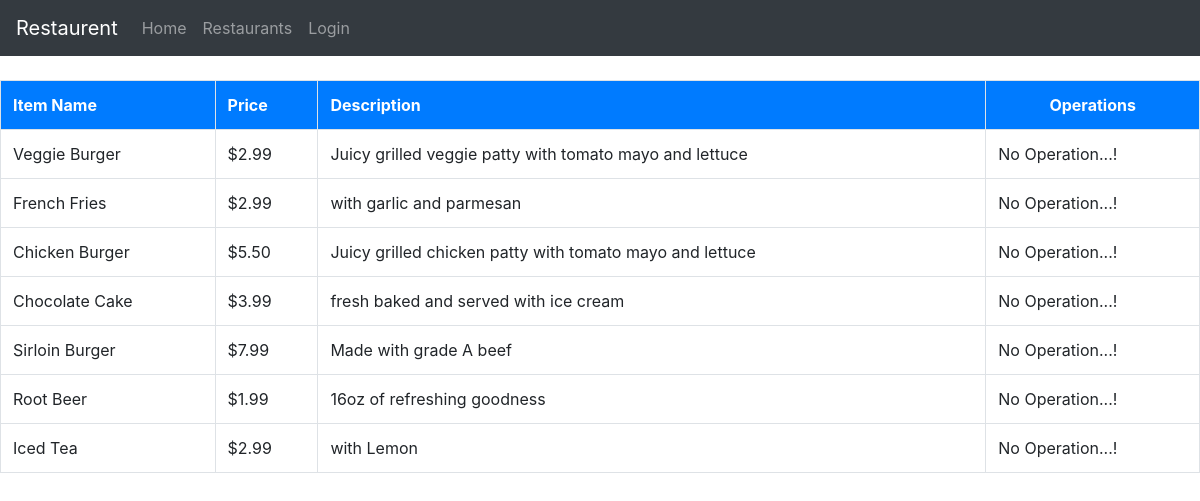
Page /menuItems/1 on the committed database.
### database_setup.py (models this page shows, shortened)
class MenuItem(Base):
    __tablename__ = 'menu_item'
    id = Column(Integer, primary_key=True)
    name = Column(String(80), nullable=False)
    price = Column(String(8))
    description = Column(String(250))
    restaurant_id = Column(Integer, ForeignKey('restaurant.id'))
    restaurant = relationship(Restaurant)
    owner_id = Column(Integer, ForeignKey('ownerDetails.id'))
    owner = relationship(Owner)

### project.py (the view)
@app.route("/menuItems/<int:restaurant_id>", methods=["GET"])
def RestaurantMenuItems(restaurant_id):
    menuItems = session.query(MenuItem).filter_by(restaurant_id=restaurant_id)
    return render_template(
        "menuItems.html",
        items=menuItems,
        restaurant_id=restaurant_id)

### templates/menuItems.html (shortened to what this page needs)
{% extends 'base.html' %}
{% block content %}
<br>
	<table class="table table-bordered">
		<tr class="bg-primary text-white">
			<th>Item Name</th>
			<th>Price</th>
			<th>Description</th>
			<th colspan="2" class="text-center">Operations</th>
		</tr>
		{% if items %}
			{% for item in items %}
				{% if item %}
				<tr>
					<td>{{ item.name }}</td>
					<td>{{ item.price }}</td>
					<td>{{ item.description }}</td>
					{% if item.owner_id == session.user_id %}
						<td><a href="{{ url_for('editMenuItems',item_id=item.id ) }}" class="btn btn-info btn-sm">Edit</a></td>
						<td><a href="{{ url_for('confirmDeleteMenu', item_id=item.id ) }}" class="btn btn-danger btn-sm">Delete</a></td>
					{% else %}
						<td colspan="2">No Operation...!</td>
					{% endif %}
				</tr>
				{% else %}
					<p>No Items Found...! in Restaurant</p>
				{% endif %}
			{% endfor %}
		{% else %}
			<tr><td colspan="5">No Items Found</td></tr>
		{% endif %}
	</table>
{% endblock %}

### templates/base.html (shortened to what this page needs)
<!DOCTYPE html>
<html>
<head>
  <link rel="stylesheet" href="/static/bootstrap/css/bootstrap.min.css">
  <link rel="stylesheet" href="https://use.fontawesome.com/releases/v5.7.0/css/all.css">
</head>
<body>
	<header>
		{% include 'header.html' %}
	</header>
	<div id="content">
		{% block content %}
		{% endblock %}
	</div>
</body>
</html>

### templates/header.html (shortened to what this page needs)
<nav class="navbar navbar-expand-lg navbar-dark  bg-dark">
  <a class="navbar-brand" href="{{ url_for('home') }}">Restaurent</a>
  <div class="collapse navbar-collapse" id="navbarNavDropdown">
    <ul class="navbar-nav">
      <li class="nav-item">
        <a class="nav-link" href="{{ url_for('home') }}">Home</a>
      </li>
      <li class="nav-item">
        <a class="nav-link" href="{{ url_for('showRestaurants') }}">Restaurants</a>
      </li>
        {% if 'username' not in session %}
        <li class="nav-item">
          <a class="nav-link" href="{{ url_for('showLogin')}}">Login</a>
        </li>
        {% else %}
        <li class="nav-item">
          <a class="nav-link" href="{{ url_for('gdisconnect') }}">Logout</a>
        </li>
      {% endif %}
    </ul>
  </div>
</nav>

### rows in the picture
MenuItem: name "Veggie Burger", price "$2.99", description "Juicy grilled veggie patty with tomato mayo and lettuce", shows "No Operation...!"
MenuItem: name "French Fries", price "$2.99", description "with garlic and parmesan", shows "No Operation...!"
MenuItem: name "Chicken Burger", price "$5.50", description "Juicy grilled chicken patty with tomato mayo and lettuce", shows "No Operation...!"
MenuItem: name "Chocolate Cake", price "$3.99", description "fresh baked and served with ice cream", shows "No Operation...!"
MenuItem: name "Sirloin Burger", price "$7.99", description "Made with grade A beef", shows "No Operation...!"
MenuItem: name "Root Beer", price "$1.99", description "16oz of refreshing goodness", shows "No Operation...!"
MenuItem: name "Iced Tea", price "$2.99", description "with Lemon", shows "No Operation...!"
